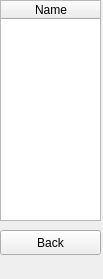
<?xml version="1.0" encoding="UTF-8"?>
<ui version="4.0">
 <class>treetraversal</class>
 <widget class="QWidget" name="treetraversal">
  <property name="geometry">
   <rect>
    <x>0</x>
    <y>0</y>
    <width>103</width>
    <height>279</height>
   </rect>
  </property>
  <property name="windowTitle">
   <string>Form</string>
  </property>
  <widget class="QTableWidget" name="tableWidget">
   <property name="geometry">
    <rect>
     <x>0</x>
     <y>0</y>
     <width>101</width>
     <height>221</height>
    </rect>
   </property>
   <column>
    <property name="text">
     <string>Name</string>
    </property>
   </column>
  </widget>
  <widget class="QPushButton" name="back">
   <property name="geometry">
    <rect>
     <x>0</x>
     <y>230</y>
     <width>101</width>
     <height>25</height>
    </rect>
   </property>
   <property name="text">
    <string>Back</string>
   </property>
  </widget>
 </widget>
 <resources/>
 <connections/>
</ui>
